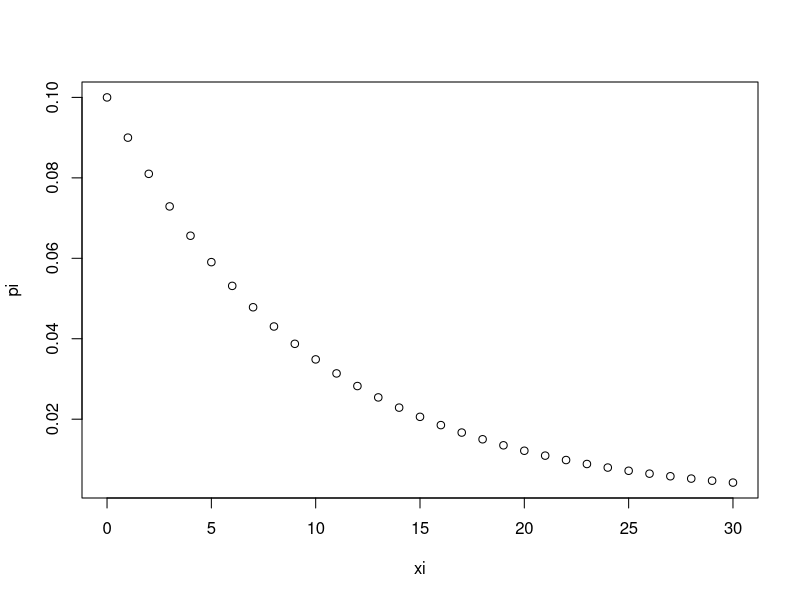

This figure's R source: (Note: this script raises an error after producing the figure.)
#X-lLICZBA PORAZEK do osiagniecia 1 sukcesu, parametr p ,sukces n= k+1 

n = 30 #teoretycznie nieskonczonosc
p = 0.1 #prawdopodobienstwo sukcesu w 1 doswiadczeniu

xi = 0:n
RPGeom = data.frame(xi,pi = dgeom(xi , p)) #rozklad prawdopodobenstwa "tabelka"
RPGeom
plot(RPGeom)

EX =1/p #wartosc oczekiwana
EX

D2X = (1-p)/p^2 #wariancja
D2X


#zadanie 2 prawdopodobienstow awarii aparatury doswaidczalnej w jedynm doswaiczeniu  wynosi 0.1 
#doswiadczenia mozna prowprowadzac dowolna liczbe razy
#obliczyc prawdopodobienstwo ze pierwsza awaria zdarzy sie 
#A- w 5 doswiadczeniu 
# B -nie wczesniej niz w 3 doswiadczeniu
# prawdopodobienstwo ze pierewsza awaria zdarzy sie nie pozniej niz w k-tym doswaidczeniu wynosi 0.8 wyznaczyc "K"



#P(X=1)  w punkcie :sukces w piatym doswiadczeniu to 4 porazki
a=4
PA=dgeom(a,p)
PA
#P(X<=b)=F(b) 
b=1
PB=pgeom(b,p)
PB

#P(X>c)=1-P(X<=c)=1-F(c)  P(X>=4)=P(X>3)=1-F(3) sukces nie wczesniej niz w 3 doswiadczeniu , czyli 2,3,4,5.... poraze
#P(X>=2)=P(X>1)=1-F(1)

c=1
PC=1-geom(c,p)
PC

#P(d<X<=e)=P(X<=e)-P(X<=d)=F(e)-F(d)  d<e  P(1<=X<=4)=P(0<X<=4)

d=0
e=4
PD=pgeom(e,p)-pgeom(d,p)
PD


#kwantyl - "z prawdopodobienstwa p1 uzyskam nie wiecej niz k sukcesow"

p1=0.8
k=qgeom(p1,p)
k+1 #sukces w k+1, bo k-porazek
